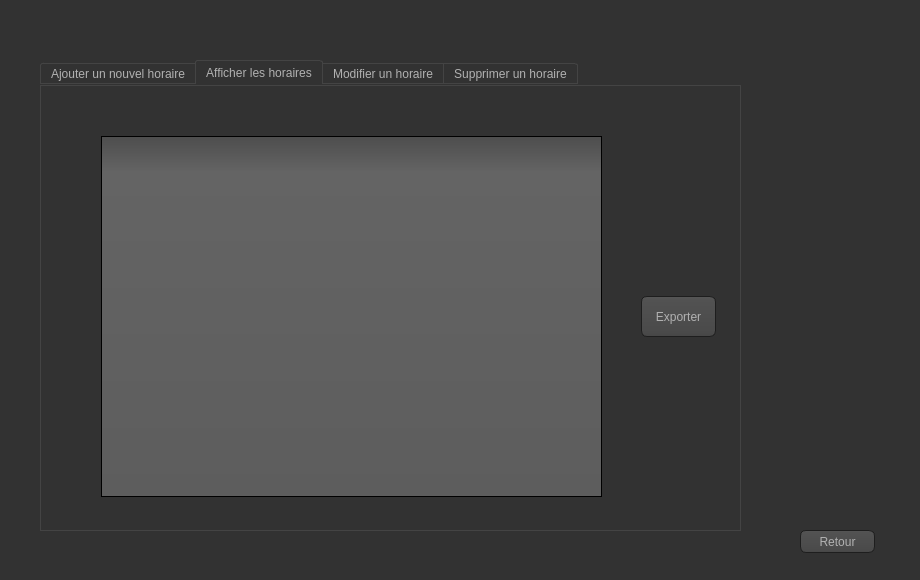
<?xml version="1.0" encoding="UTF-8"?>
<ui version="4.0">
 <class>Crud_Horaire</class>
 <widget class="QDialog" name="Crud_Horaire">
  <property name="geometry">
   <rect>
    <x>0</x>
    <y>0</y>
    <width>920</width>
    <height>580</height>
   </rect>
  </property>
  <property name="windowTitle">
   <string>Personnels et horaires</string>
  </property>
  <property name="styleSheet">
   <string notr="true">QToolTip
{
     border: 1px solid black;
     background-color: #ffa02f;
     padding: 1px;
     border-radius: 3px;
     opacity: 100;
}

QWidget
{
    color: #b1b1b1;
    background-color: #323232;
}

QWidget:item:hover
{
    background-color: QLinearGradient( x1: 0, y1: 0, x2: 0, y2: 1, stop: 0 #ffa02f, stop: 1 #ca0619);
    color: #000000;
}

QWidget:item:selected
{
    background-color: QLinearGradient( x1: 0, y1: 0, x2: 0, y2: 1, stop: 0 #ffa02f, stop: 1 #d7801a);
}

QMenuBar::item
{
    background: transparent;
}

QMenuBar::item:selected
{
    background: transparent;
    border: 1px solid #ffaa00;
}

QMenuBar::item:pressed
{
    background: #444;
    border: 1px solid #000;
    background-color: QLinearGradient(
        x1:0, y1:0,
        x2:0, y2:1,
        stop:1 #212121,
        stop:0.4 #343434/*,
        stop:0.2 #343434,
        stop:0.1 #ffaa00*/
    );
    margin-bottom:-1px;
    padding-bottom:1px;
}

QMenu
{
    border: 1px solid #000;
}

QMenu::item
{
    padding: 2px 20px 2px 20px;
}

QMenu::item:selected
{
    color: #000000;
}

QWidget:disabled
{
    color: #404040;
    background-color: #323232;
}

QAbstractItemView
{
    background-color: QLinearGradient( x1: 0, y1: 0, x2: 0, y2: 1, stop: 0 #4d4d4d, stop: 0.1 #646464, stop: 1 #5d5d5d);
}

QWidget:focus
{
    /*border: 2px solid QLinearGradient( x1: 0, y1: 0, x2: 0, y2: 1, stop: 0 #ffa02f, stop: 1 #d7801a);*/
}

QLineEdit
{
    background-color: QLinearGradient( x1: 0, y1: 0, x2: 0, y2: 1, stop: 0 #4d4d4d, stop: 0 #646464, stop: 1 #5d5d5d);
    padding: 1px;
    border-style: solid;
    border: 1px solid #1e1e1e;
    border-radius: 5;
}

QPushButton
{
    color: #b1b1b1;
    background-color: QLinearGradient( x1: 0, y1: 0, x2: 0, y2: 1, stop: 0 #565656, stop: 0.1 #525252, stop: 0.5 #4e4e4e, stop: 0.9 #4a4a4a, stop: 1 #464646);
    border-width: 1px;
    border-color: #1e1e1e;
    border-style: solid;
    border-radius: 6;
    padding: 3px;
    font-size: 12px;
    padding-left: 5px;
    padding-right: 5px;
}

QPushButton:pressed
{
    background-color: QLinearGradient( x1: 0, y1: 0, x2: 0, y2: 1, stop: 0 #2d2d2d, stop: 0.1 #2b2b2b, stop: 0.5 #292929, stop: 0.9 #282828, stop: 1 #252525);
}

QComboBox
{
    selection-background-color: #ffaa00;
    background-color: QLinearGradient( x1: 0, y1: 0, x2: 0, y2: 1, stop: 0 #565656, stop: 0.1 #525252, stop: 0.5 #4e4e4e, stop: 0.9 #4a4a4a, stop: 1 #464646);
    border-style: solid;
    border: 1px solid #1e1e1e;
    border-radius: 5;
}

QComboBox:hover,QPushButton:hover
{
    border: 2px solid QLinearGradient( x1: 0, y1: 0, x2: 0, y2: 1, stop: 0 #ffa02f, stop: 1 #d7801a);
}


QComboBox:on
{
    padding-top: 3px;
    padding-left: 4px;
    background-color: QLinearGradient( x1: 0, y1: 0, x2: 0, y2: 1, stop: 0 #2d2d2d, stop: 0.1 #2b2b2b, stop: 0.5 #292929, stop: 0.9 #282828, stop: 1 #252525);
    selection-background-color: #ffaa00;
}

QComboBox QAbstractItemView
{
    border: 2px solid darkgray;
    selection-background-color: QLinearGradient( x1: 0, y1: 0, x2: 0, y2: 1, stop: 0 #ffa02f, stop: 1 #d7801a);
}

QComboBox::drop-down
{
     subcontrol-origin: padding;
     subcontrol-position: top right;
     width: 15px;

     border-left-width: 0px;
     border-left-color: darkgray;
     border-left-style: solid; /* just a single line */
     border-top-right-radius: 3px; /* same radius as the QComboBox */
     border-bottom-right-radius: 3px;
 }

QComboBox::down-arrow
{
     image: url(:/down_arrow.png);
}

QGroupBox:focus
{
border: 2px solid QLinearGradient( x1: 0, y1: 0, x2: 0, y2: 1, stop: 0 #ffa02f, stop: 1 #d7801a);
}

QTextEdit:focus
{
    border: 2px solid QLinearGradient( x1: 0, y1: 0, x2: 0, y2: 1, stop: 0 #ffa02f, stop: 1 #d7801a);
}

QScrollBar:horizontal {
     border: 1px solid #222222;
     background: QLinearGradient( x1: 0, y1: 0, x2: 0, y2: 1, stop: 0.0 #121212, stop: 0.2 #282828, stop: 1 #484848);
     height: 7px;
     margin: 0px 16px 0 16px;
}

QScrollBar::handle:horizontal
{
      background: QLinearGradient( x1: 0, y1: 0, x2: 1, y2: 0, stop: 0 #ffa02f, stop: 0.5 #d7801a, stop: 1 #ffa02f);
      min-height: 20px;
      border-radius: 2px;
}

QScrollBar::add-line:horizontal {
      border: 1px solid #1b1b19;
      border-radius: 2px;
      background: QLinearGradient( x1: 0, y1: 0, x2: 1, y2: 0, stop: 0 #ffa02f, stop: 1 #d7801a);
      width: 14px;
      subcontrol-position: right;
      subcontrol-origin: margin;
}

QScrollBar::sub-line:horizontal {
      border: 1px solid #1b1b19;
      border-radius: 2px;
      background: QLinearGradient( x1: 0, y1: 0, x2: 1, y2: 0, stop: 0 #ffa02f, stop: 1 #d7801a);
      width: 14px;
     subcontrol-position: left;
     subcontrol-origin: margin;
}

QScrollBar::right-arrow:horizontal, QScrollBar::left-arrow:horizontal
{
      border: 1px solid black;
      width: 1px;
      height: 1px;
      background: white;
}

QScrollBar::add-page:horizontal, QScrollBar::sub-page:horizontal
{
      background: none;
}

QScrollBar:vertical
{
      background: QLinearGradient( x1: 0, y1: 0, x2: 1, y2: 0, stop: 0.0 #121212, stop: 0.2 #282828, stop: 1 #484848);
      width: 7px;
      margin: 16px 0 16px 0;
      border: 1px solid #222222;
}

QScrollBar::handle:vertical
{
      background: QLinearGradient( x1: 0, y1: 0, x2: 0, y2: 1, stop: 0 #ffa02f, stop: 0.5 #d7801a, stop: 1 #ffa02f);
      min-height: 20px;
      border-radius: 2px;
}

QScrollBar::add-line:vertical
{
      border: 1px solid #1b1b19;
      border-radius: 2px;
      background: QLinearGradient( x1: 0, y1: 0, x2: 0, y2: 1, stop: 0 #ffa02f, stop: 1 #d7801a);
      height: 14px;
      subcontrol-position: bottom;
      subcontrol-origin: margin;
}

QScrollBar::sub-line:vertical
{
      border: 1px solid #1b1b19;
      border-radius: 2px;
      background: QLinearGradient( x1: 0, y1: 0, x2: 0, y2: 1, stop: 0 #d7801a, stop: 1 #ffa02f);
      height: 14px;
      subcontrol-position: top;
      subcontrol-origin: margin;
}

QScrollBar::up-arrow:vertical, QScrollBar::down-arrow:vertical
{
      border: 1px solid black;
      width: 1px;
      height: 1px;
      background: white;
}


QScrollBar::add-page:vertical, QScrollBar::sub-page:vertical
{
      background: none;
}

QTextEdit
{
    background-color: #242424;
}

QPlainTextEdit
{
    background-color: #242424;
}

QHeaderView::section
{
    background-color: QLinearGradient(x1:0, y1:0, x2:0, y2:1, stop:0 #616161, stop: 0.5 #505050, stop: 0.6 #434343, stop:1 #656565);
    color: white;
    padding-left: 4px;
    border: 1px solid #6c6c6c;
}

QCheckBox:disabled
{
color: #414141;
}

QDockWidget::title
{
    text-align: center;
    spacing: 3px; /* spacing between items in the tool bar */
    background-color: QLinearGradient(x1:0, y1:0, x2:0, y2:1, stop:0 #323232, stop: 0.5 #242424, stop:1 #323232);
}

QDockWidget::close-button, QDockWidget::float-button
{
    text-align: center;
    spacing: 1px; /* spacing between items in the tool bar */
    background-color: QLinearGradient(x1:0, y1:0, x2:0, y2:1, stop:0 #323232, stop: 0.5 #242424, stop:1 #323232);
}

QDockWidget::close-button:hover, QDockWidget::float-button:hover
{
    background: #242424;
}

QDockWidget::close-button:pressed, QDockWidget::float-button:pressed
{
    padding: 1px -1px -1px 1px;
}

QMainWindow::separator
{
    background-color: QLinearGradient(x1:0, y1:0, x2:0, y2:1, stop:0 #161616, stop: 0.5 #151515, stop: 0.6 #212121, stop:1 #343434);
    color: white;
    padding-left: 4px;
    border: 1px solid #4c4c4c;
    spacing: 3px; /* spacing between items in the tool bar */
}

QMainWindow::separator:hover
{

    background-color: QLinearGradient(x1:0, y1:0, x2:0, y2:1, stop:0 #d7801a, stop:0.5 #b56c17 stop:1 #ffa02f);
    color: white;
    padding-left: 4px;
    border: 1px solid #6c6c6c;
    spacing: 3px; /* spacing between items in the tool bar */
}

QToolBar::handle
{
     spacing: 3px; /* spacing between items in the tool bar */
     background: url(:/images/handle.png);
}

QMenu::separator
{
    height: 2px;
    background-color: QLinearGradient(x1:0, y1:0, x2:0, y2:1, stop:0 #161616, stop: 0.5 #151515, stop: 0.6 #212121, stop:1 #343434);
    color: white;
    padding-left: 4px;
    margin-left: 10px;
    margin-right: 5px;
}

QProgressBar
{
    border: 2px solid grey;
    border-radius: 5px;
    text-align: center;
}

QProgressBar::chunk
{
    background-color: #d7801a;
    width: 2.15px;
    margin: 0.5px;
}

QTabBar::tab {
    color: #b1b1b1;
    border: 1px solid #444;
    border-bottom-style: none;
    background-color: #323232;
    padding-left: 10px;
    padding-right: 10px;
    padding-top: 3px;
    padding-bottom: 2px;
    margin-right: -1px;
}

QTabWidget::pane {
    border: 1px solid #444;
    top: 1px;
}

QTabBar::tab:last
{
    margin-right: 0; /* the last selected tab has nothing to overlap with on the right */
    border-top-right-radius: 3px;
}

QTabBar::tab:first:!selected
{
 margin-left: 0px; /* the last selected tab has nothing to overlap with on the right */


    border-top-left-radius: 3px;
}

QTabBar::tab:!selected
{
    color: #b1b1b1;
    border-bottom-style: solid;
    margin-top: 3px;
    background-color: QLinearGradient(x1:0, y1:0, x2:0, y2:1, stop:1 #212121, stop:.4 #343434);
}

QTabBar::tab:selected
{
    border-top-left-radius: 3px;
    border-top-right-radius: 3px;
    margin-bottom: 0px;
}

QTabBar::tab:!selected:hover
{
    /*border-top: 2px solid #ffaa00;
    padding-bottom: 3px;*/
    border-top-left-radius: 3px;
    border-top-right-radius: 3px;
    background-color: QLinearGradient(x1:0, y1:0, x2:0, y2:1, stop:1 #212121, stop:0.4 #343434, stop:0.2 #343434, stop:0.1 #ffaa00);
}

QRadioButton::indicator:checked, QRadioButton::indicator:unchecked{
    color: #b1b1b1;
    background-color: #323232;
    border: 1px solid #b1b1b1;
    border-radius: 6px;
}

QRadioButton::indicator:checked
{
    background-color: qradialgradient(
        cx: 0.5, cy: 0.5,
        fx: 0.5, fy: 0.5,
        radius: 1.0,
        stop: 0.25 #ffaa00,
        stop: 0.3 #323232
    );
}

QCheckBox::indicator{
    color: #b1b1b1;
    background-color: #323232;
    border: 1px solid #b1b1b1;
    width: 9px;
    height: 9px;
}

QRadioButton::indicator
{
    border-radius: 6px;
}

QRadioButton::indicator:hover, QCheckBox::indicator:hover
{
    border: 1px solid #ffaa00;
}

QCheckBox::indicator:checked
{
    image:url(:/images/checkbox.png);
}

QCheckBox::indicator:disabled, QRadioButton::indicator:disabled
{
    border: 1px solid #444;
}</string>
  </property>
  <widget class="QPushButton" name="pushButton_RetourMenuPrincipale">
   <property name="geometry">
    <rect>
     <x>800</x>
     <y>530</y>
     <width>75</width>
     <height>23</height>
    </rect>
   </property>
   <property name="text">
    <string>Retour</string>
   </property>
  </widget>
  <widget class="QTabWidget" name="tabWidget">
   <property name="geometry">
    <rect>
     <x>40</x>
     <y>60</y>
     <width>701</width>
     <height>471</height>
    </rect>
   </property>
   <property name="currentIndex">
    <number>1</number>
   </property>
   <widget class="QWidget" name="tab">
    <attribute name="title">
     <string>Ajouter un nouvel horaire</string>
    </attribute>
    <widget class="QGroupBox" name="groupBox">
     <property name="geometry">
      <rect>
       <x>60</x>
       <y>50</y>
       <width>501</width>
       <height>361</height>
      </rect>
     </property>
     <property name="title">
      <string>Ajout</string>
     </property>
     <widget class="QLineEdit" name="lineEdit_RefHoraire">
      <property name="geometry">
       <rect>
        <x>180</x>
        <y>60</y>
        <width>113</width>
        <height>20</height>
       </rect>
      </property>
      <property name="text">
       <string/>
      </property>
      <property name="maxLength">
       <number>10</number>
      </property>
     </widget>
     <widget class="QDateTimeEdit" name="dateTimeEdit_Debut">
      <property name="geometry">
       <rect>
        <x>180</x>
        <y>120</y>
        <width>194</width>
        <height>22</height>
       </rect>
      </property>
     </widget>
     <widget class="QDateTimeEdit" name="dateTimeEdit_Fin">
      <property name="geometry">
       <rect>
        <x>180</x>
        <y>180</y>
        <width>194</width>
        <height>22</height>
       </rect>
      </property>
     </widget>
     <widget class="QComboBox" name="comboBox_Mission">
      <property name="geometry">
       <rect>
        <x>180</x>
        <y>240</y>
        <width>81</width>
        <height>22</height>
       </rect>
      </property>
     </widget>
     <widget class="QLineEdit" name="lineEdit_AgentHor">
      <property name="geometry">
       <rect>
        <x>180</x>
        <y>300</y>
        <width>113</width>
        <height>20</height>
       </rect>
      </property>
      <property name="maxLength">
       <number>10</number>
      </property>
     </widget>
     <widget class="QLabel" name="label_2">
      <property name="geometry">
       <rect>
        <x>40</x>
        <y>60</y>
        <width>61</width>
        <height>16</height>
       </rect>
      </property>
      <property name="text">
       <string>Référence</string>
      </property>
     </widget>
     <widget class="QLabel" name="label_3">
      <property name="geometry">
       <rect>
        <x>40</x>
        <y>120</y>
        <width>47</width>
        <height>14</height>
       </rect>
      </property>
      <property name="text">
       <string>Début</string>
      </property>
     </widget>
     <widget class="QLabel" name="label_4">
      <property name="geometry">
       <rect>
        <x>40</x>
        <y>180</y>
        <width>47</width>
        <height>14</height>
       </rect>
      </property>
      <property name="text">
       <string>Fin</string>
      </property>
     </widget>
     <widget class="QLabel" name="label_5">
      <property name="geometry">
       <rect>
        <x>40</x>
        <y>240</y>
        <width>47</width>
        <height>14</height>
       </rect>
      </property>
      <property name="text">
       <string>Mission</string>
      </property>
     </widget>
     <widget class="QLabel" name="label_6">
      <property name="geometry">
       <rect>
        <x>40</x>
        <y>300</y>
        <width>47</width>
        <height>14</height>
       </rect>
      </property>
      <property name="text">
       <string>Agent</string>
      </property>
     </widget>
    </widget>
    <widget class="QPushButton" name="pushButton_AjoutHoraire">
     <property name="geometry">
      <rect>
       <x>600</x>
       <y>210</y>
       <width>75</width>
       <height>41</height>
      </rect>
     </property>
     <property name="text">
      <string>Ajouter</string>
     </property>
    </widget>
   </widget>
   <widget class="QWidget" name="tab_2">
    <attribute name="title">
     <string>Afficher les horaires</string>
    </attribute>
    <widget class="QPushButton" name="pushButton_exportpdf">
     <property name="geometry">
      <rect>
       <x>600</x>
       <y>210</y>
       <width>75</width>
       <height>41</height>
      </rect>
     </property>
     <property name="text">
      <string>Exporter</string>
     </property>
    </widget>
    <widget class="QTableView" name="tableView_AfficheHor">
     <property name="geometry">
      <rect>
       <x>60</x>
       <y>50</y>
       <width>501</width>
       <height>361</height>
      </rect>
     </property>
    </widget>
   </widget>
   <widget class="QWidget" name="tab_3">
    <attribute name="title">
     <string>Modifier un horaire</string>
    </attribute>
    <widget class="QGroupBox" name="groupBox_2">
     <property name="geometry">
      <rect>
       <x>60</x>
       <y>50</y>
       <width>501</width>
       <height>370</height>
      </rect>
     </property>
     <property name="title">
      <string>Modification</string>
     </property>
     <widget class="QLabel" name="label_7">
      <property name="geometry">
       <rect>
        <x>40</x>
        <y>60</y>
        <width>51</width>
        <height>16</height>
       </rect>
      </property>
      <property name="text">
       <string>Référence</string>
      </property>
     </widget>
     <widget class="QLabel" name="label_8">
      <property name="geometry">
       <rect>
        <x>40</x>
        <y>120</y>
        <width>81</width>
        <height>16</height>
       </rect>
      </property>
      <property name="text">
       <string>Nouveau début</string>
      </property>
     </widget>
     <widget class="QLabel" name="label_9">
      <property name="geometry">
       <rect>
        <x>40</x>
        <y>180</y>
        <width>71</width>
        <height>16</height>
       </rect>
      </property>
      <property name="text">
       <string>Nouvelle fin</string>
      </property>
     </widget>
     <widget class="QLabel" name="label_10">
      <property name="geometry">
       <rect>
        <x>40</x>
        <y>240</y>
        <width>91</width>
        <height>16</height>
       </rect>
      </property>
      <property name="text">
       <string>Nouvelle mission</string>
      </property>
     </widget>
     <widget class="QLabel" name="label_11">
      <property name="geometry">
       <rect>
        <x>40</x>
        <y>300</y>
        <width>71</width>
        <height>16</height>
       </rect>
      </property>
      <property name="text">
       <string>Nouvel agent</string>
      </property>
     </widget>
     <widget class="QLineEdit" name="lineEdit_RefHorModif">
      <property name="geometry">
       <rect>
        <x>180</x>
        <y>60</y>
        <width>113</width>
        <height>20</height>
       </rect>
      </property>
      <property name="maxLength">
       <number>10</number>
      </property>
     </widget>
     <widget class="QLineEdit" name="lineEdit_AgentHorModif">
      <property name="geometry">
       <rect>
        <x>180</x>
        <y>300</y>
        <width>113</width>
        <height>20</height>
       </rect>
      </property>
      <property name="maxLength">
       <number>10</number>
      </property>
     </widget>
     <widget class="QComboBox" name="comboBox_MissionHorModif">
      <property name="geometry">
       <rect>
        <x>180</x>
        <y>240</y>
        <width>101</width>
        <height>22</height>
       </rect>
      </property>
     </widget>
     <widget class="QDateTimeEdit" name="dateTimeEdit_DebutHorModif">
      <property name="geometry">
       <rect>
        <x>180</x>
        <y>120</y>
        <width>194</width>
        <height>22</height>
       </rect>
      </property>
     </widget>
     <widget class="QDateTimeEdit" name="dateTimeEdit_FinHorModif">
      <property name="geometry">
       <rect>
        <x>180</x>
        <y>180</y>
        <width>194</width>
        <height>22</height>
       </rect>
      </property>
     </widget>
    </widget>
    <widget class="QPushButton" name="pushButton_ModifHoraire">
     <property name="geometry">
      <rect>
       <x>600</x>
       <y>210</y>
       <width>75</width>
       <height>41</height>
      </rect>
     </property>
     <property name="text">
      <string>Modifier</string>
     </property>
    </widget>
   </widget>
   <widget class="QWidget" name="tab_4">
    <attribute name="title">
     <string>Supprimer un horaire</string>
    </attribute>
    <widget class="QGroupBox" name="groupBox_3">
     <property name="geometry">
      <rect>
       <x>60</x>
       <y>50</y>
       <width>501</width>
       <height>361</height>
      </rect>
     </property>
     <property name="title">
      <string>Suppression</string>
     </property>
     <widget class="QLabel" name="label">
      <property name="geometry">
       <rect>
        <x>160</x>
        <y>110</y>
        <width>181</width>
        <height>20</height>
       </rect>
      </property>
      <property name="text">
       <string>Référence de l'horaire à supprimer</string>
      </property>
     </widget>
     <widget class="QLineEdit" name="lineEdit_Ref_HoraireSuppr">
      <property name="geometry">
       <rect>
        <x>192</x>
        <y>180</y>
        <width>121</width>
        <height>41</height>
       </rect>
      </property>
      <property name="maxLength">
       <number>10</number>
      </property>
     </widget>
    </widget>
    <widget class="QPushButton" name="pushButton_SupprHoraire">
     <property name="geometry">
      <rect>
       <x>600</x>
       <y>210</y>
       <width>75</width>
       <height>41</height>
      </rect>
     </property>
     <property name="text">
      <string>Supprimer</string>
     </property>
    </widget>
   </widget>
  </widget>
 </widget>
 <resources/>
 <connections/>
</ui>
